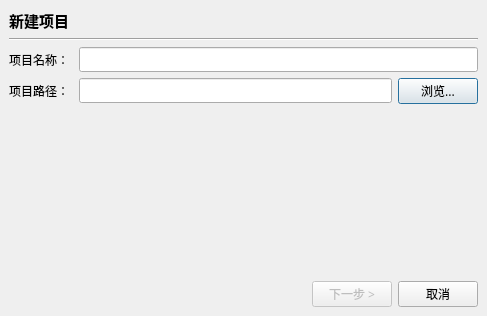
<?xml version="1.0" encoding="UTF-8"?>
<ui version="4.0">
 <class>DialogNewProject</class>
 <widget class="QDialog" name="DialogNewProject">
  <property name="geometry">
   <rect>
    <x>0</x>
    <y>0</y>
    <width>487</width>
    <height>316</height>
   </rect>
  </property>
  <property name="font">
   <font>
    <family>Microsoft YaHei</family>
   </font>
  </property>
  <property name="windowTitle">
   <string>新建项目</string>
  </property>
  <layout class="QGridLayout" name="gridLayout_3">
   <property name="leftMargin">
    <number>0</number>
   </property>
   <property name="topMargin">
    <number>0</number>
   </property>
   <property name="rightMargin">
    <number>0</number>
   </property>
   <property name="bottomMargin">
    <number>0</number>
   </property>
   <item row="0" column="0">
    <widget class="QStackedWidget" name="stackedWidget">
     <property name="font">
      <font>
       <family>Microsoft YaHei</family>
      </font>
     </property>
     <property name="currentIndex">
      <number>0</number>
     </property>
     <widget class="QWidget" name="page">
      <layout class="QGridLayout" name="gridLayout">
       <item row="4" column="0">
        <spacer name="verticalSpacer">
         <property name="orientation">
          <enum>Qt::Vertical</enum>
         </property>
         <property name="sizeHint" stdset="0">
          <size>
           <width>20</width>
           <height>40</height>
          </size>
         </property>
        </spacer>
       </item>
       <item row="1" column="0">
        <widget class="Line" name="line">
         <property name="orientation">
          <enum>Qt::Horizontal</enum>
         </property>
        </widget>
       </item>
       <item row="0" column="0">
        <widget class="QLabel" name="label">
         <property name="sizePolicy">
          <sizepolicy hsizetype="Preferred" vsizetype="Preferred">
           <horstretch>0</horstretch>
           <verstretch>0</verstretch>
          </sizepolicy>
         </property>
         <property name="font">
          <font>
           <family>Microsoft YaHei</family>
           <pointsize>11</pointsize>
           <bold>true</bold>
          </font>
         </property>
         <property name="text">
          <string>新建项目</string>
         </property>
        </widget>
       </item>
       <item row="2" column="0">
        <layout class="QHBoxLayout" name="horizontalLayout">
         <item>
          <widget class="QLabel" name="label_2">
           <property name="minimumSize">
            <size>
             <width>64</width>
             <height>0</height>
            </size>
           </property>
           <property name="font">
            <font>
             <family>Microsoft YaHei</family>
            </font>
           </property>
           <property name="text">
            <string>项目名称：</string>
           </property>
          </widget>
         </item>
         <item>
          <widget class="QLineEdit" name="lineEditProjectName">
           <property name="font">
            <font>
             <family>Microsoft YaHei</family>
            </font>
           </property>
          </widget>
         </item>
        </layout>
       </item>
       <item row="3" column="0">
        <layout class="QHBoxLayout" name="horizontalLayout_2">
         <item>
          <widget class="QLabel" name="label_3">
           <property name="minimumSize">
            <size>
             <width>64</width>
             <height>0</height>
            </size>
           </property>
           <property name="font">
            <font>
             <family>Microsoft YaHei</family>
            </font>
           </property>
           <property name="text">
            <string>项目路径：</string>
           </property>
          </widget>
         </item>
         <item>
          <widget class="QLineEdit" name="lineEditProjectPath">
           <property name="font">
            <font>
             <family>Microsoft YaHei</family>
            </font>
           </property>
           <property name="readOnly">
            <bool>true</bool>
           </property>
          </widget>
         </item>
         <item>
          <widget class="QPushButton" name="btnBrowse">
           <property name="font">
            <font>
             <family>Microsoft YaHei</family>
            </font>
           </property>
           <property name="text">
            <string>浏览...</string>
           </property>
          </widget>
         </item>
        </layout>
       </item>
       <item row="5" column="0">
        <layout class="QHBoxLayout" name="horizontalLayout_3">
         <item>
          <spacer name="horizontalSpacer">
           <property name="orientation">
            <enum>Qt::Horizontal</enum>
           </property>
           <property name="sizeHint" stdset="0">
            <size>
             <width>40</width>
             <height>20</height>
            </size>
           </property>
          </spacer>
         </item>
         <item>
          <widget class="QPushButton" name="btnOK1">
           <property name="enabled">
            <bool>false</bool>
           </property>
           <property name="font">
            <font>
             <family>Microsoft YaHei</family>
            </font>
           </property>
           <property name="text">
            <string>下一步 &gt;</string>
           </property>
          </widget>
         </item>
         <item>
          <widget class="QPushButton" name="btnCancel1">
           <property name="font">
            <font>
             <family>Microsoft YaHei</family>
            </font>
           </property>
           <property name="text">
            <string>取消</string>
           </property>
          </widget>
         </item>
        </layout>
       </item>
      </layout>
     </widget>
     <widget class="QWidget" name="page_2">
      <layout class="QGridLayout" name="gridLayout_2">
       <item row="0" column="0">
        <widget class="QLabel" name="label_7">
         <property name="font">
          <font>
           <family>Microsoft YaHei</family>
           <pointsize>11</pointsize>
           <bold>true</bold>
          </font>
         </property>
         <property name="text">
          <string>屏幕尺寸</string>
         </property>
        </widget>
       </item>
       <item row="1" column="0" colspan="2">
        <widget class="Line" name="line_3">
         <property name="orientation">
          <enum>Qt::Horizontal</enum>
         </property>
        </widget>
       </item>
       <item row="3" column="0">
        <widget class="QLabel" name="label_4">
         <property name="font">
          <font>
           <family>Microsoft YaHei</family>
           <pointsize>11</pointsize>
           <bold>true</bold>
          </font>
         </property>
         <property name="text">
          <string>取模方式</string>
         </property>
        </widget>
       </item>
       <item row="4" column="0" colspan="2">
        <widget class="Line" name="line_2">
         <property name="orientation">
          <enum>Qt::Horizontal</enum>
         </property>
        </widget>
       </item>
       <item row="5" column="0">
        <layout class="QVBoxLayout" name="verticalLayout">
         <item>
          <layout class="QHBoxLayout" name="horizontalLayout_5">
           <item>
            <widget class="QLabel" name="label_5">
             <property name="maximumSize">
              <size>
               <width>64</width>
               <height>16777215</height>
              </size>
             </property>
             <property name="font">
              <font>
               <family>Microsoft YaHei</family>
              </font>
             </property>
             <property name="text">
              <string>取模走向：</string>
             </property>
            </widget>
           </item>
           <item>
            <widget class="QRadioButton" name="radioButton_LSB">
             <property name="font">
              <font>
               <family>Microsoft YaHei</family>
              </font>
             </property>
             <property name="text">
              <string>逆向(LSB)</string>
             </property>
            </widget>
           </item>
           <item>
            <widget class="QRadioButton" name="radioButton_MSB">
             <property name="font">
              <font>
               <family>Microsoft YaHei</family>
              </font>
             </property>
             <property name="text">
              <string>顺向(MSB)</string>
             </property>
            </widget>
           </item>
          </layout>
         </item>
         <item>
          <layout class="QHBoxLayout" name="horizontalLayout_6">
           <item>
            <widget class="QLabel" name="label_6">
             <property name="maximumSize">
              <size>
               <width>64</width>
               <height>16777215</height>
              </size>
             </property>
             <property name="font">
              <font>
               <family>Microsoft YaHei</family>
              </font>
             </property>
             <property name="text">
              <string>取模方式：</string>
             </property>
            </widget>
           </item>
           <item>
            <widget class="QRadioButton" name="radioButton_ZL">
             <property name="font">
              <font>
               <family>Microsoft YaHei</family>
              </font>
             </property>
             <property name="text">
              <string>逐列</string>
             </property>
            </widget>
           </item>
           <item>
            <widget class="QRadioButton" name="radioButton_ZH">
             <property name="font">
              <font>
               <family>Microsoft YaHei</family>
              </font>
             </property>
             <property name="text">
              <string>逐行</string>
             </property>
            </widget>
           </item>
           <item>
            <widget class="QRadioButton" name="radioButton_LH">
             <property name="font">
              <font>
               <family>Microsoft YaHei</family>
              </font>
             </property>
             <property name="text">
              <string>列行</string>
             </property>
            </widget>
           </item>
           <item>
            <widget class="QRadioButton" name="radioButton_HL">
             <property name="font">
              <font>
               <family>Microsoft YaHei</family>
              </font>
             </property>
             <property name="text">
              <string>行列</string>
             </property>
            </widget>
           </item>
          </layout>
         </item>
         <item>
          <spacer name="verticalSpacer_3">
           <property name="orientation">
            <enum>Qt::Vertical</enum>
           </property>
           <property name="sizeHint" stdset="0">
            <size>
             <width>20</width>
             <height>40</height>
            </size>
           </property>
          </spacer>
         </item>
        </layout>
       </item>
       <item row="5" column="1">
        <widget class="LatticeShow" name="widget" native="true">
         <property name="minimumSize">
          <size>
           <width>115</width>
           <height>115</height>
          </size>
         </property>
         <property name="maximumSize">
          <size>
           <width>115</width>
           <height>115</height>
          </size>
         </property>
         <property name="cursor">
          <cursorShape>ArrowCursor</cursorShape>
         </property>
        </widget>
       </item>
       <item row="6" column="0">
        <spacer name="verticalSpacer_4">
         <property name="orientation">
          <enum>Qt::Vertical</enum>
         </property>
         <property name="sizeHint" stdset="0">
          <size>
           <width>20</width>
           <height>40</height>
          </size>
         </property>
        </spacer>
       </item>
       <item row="2" column="0">
        <layout class="QHBoxLayout" name="horizontalLayout_7">
         <item>
          <widget class="QLabel" name="label_8">
           <property name="minimumSize">
            <size>
             <width>48</width>
             <height>0</height>
            </size>
           </property>
           <property name="maximumSize">
            <size>
             <width>16777215</width>
             <height>16777215</height>
            </size>
           </property>
           <property name="text">
            <string>宽度：</string>
           </property>
          </widget>
         </item>
         <item>
          <widget class="QUnitSpinBox" name="spinBoxwidth">
           <property name="font">
            <font>
             <family>Microsoft YaHei</family>
            </font>
           </property>
           <property name="minimum">
            <number>1</number>
           </property>
           <property name="maximum">
            <number>1024</number>
           </property>
          </widget>
         </item>
         <item>
          <spacer name="horizontalSpacer_3">
           <property name="orientation">
            <enum>Qt::Horizontal</enum>
           </property>
           <property name="sizeType">
            <enum>QSizePolicy::Minimum</enum>
           </property>
           <property name="sizeHint" stdset="0">
            <size>
             <width>30</width>
             <height>20</height>
            </size>
           </property>
          </spacer>
         </item>
         <item>
          <widget class="QLabel" name="label_9">
           <property name="minimumSize">
            <size>
             <width>48</width>
             <height>0</height>
            </size>
           </property>
           <property name="maximumSize">
            <size>
             <width>16777215</width>
             <height>16777215</height>
            </size>
           </property>
           <property name="text">
            <string>高度：</string>
           </property>
          </widget>
         </item>
         <item>
          <widget class="QUnitSpinBox" name="spinBoxHeight">
           <property name="font">
            <font>
             <family>Microsoft YaHei</family>
            </font>
           </property>
           <property name="minimum">
            <number>1</number>
           </property>
           <property name="maximum">
            <number>1024</number>
           </property>
          </widget>
         </item>
        </layout>
       </item>
       <item row="7" column="0" colspan="2">
        <layout class="QHBoxLayout" name="horizontalLayout_4">
         <item>
          <spacer name="horizontalSpacer_2">
           <property name="orientation">
            <enum>Qt::Horizontal</enum>
           </property>
           <property name="sizeHint" stdset="0">
            <size>
             <width>40</width>
             <height>20</height>
            </size>
           </property>
          </spacer>
         </item>
         <item>
          <widget class="QPushButton" name="btnLastStep">
           <property name="font">
            <font>
             <family>Microsoft YaHei</family>
            </font>
           </property>
           <property name="text">
            <string>&lt; 上一步</string>
           </property>
          </widget>
         </item>
         <item>
          <widget class="QPushButton" name="btnOK2">
           <property name="enabled">
            <bool>false</bool>
           </property>
           <property name="font">
            <font>
             <family>Microsoft YaHei</family>
            </font>
           </property>
           <property name="text">
            <string>确定</string>
           </property>
          </widget>
         </item>
         <item>
          <widget class="QPushButton" name="btnCancel2">
           <property name="font">
            <font>
             <family>Microsoft YaHei</family>
            </font>
           </property>
           <property name="text">
            <string>取消</string>
           </property>
          </widget>
         </item>
        </layout>
       </item>
      </layout>
     </widget>
    </widget>
   </item>
  </layout>
 </widget>
 <customwidgets>
  <customwidget>
   <class>QUnitSpinBox</class>
   <extends>QSpinBox</extends>
   <header location="global">custom/qunitspinbox.h</header>
  </customwidget>
  <customwidget>
   <class>LatticeShow</class>
   <extends>QWidget</extends>
   <header location="global">custom/latticeshow.h</header>
   <container>1</container>
  </customwidget>
 </customwidgets>
 <resources/>
 <connections>
  <connection>
   <sender>btnCancel1</sender>
   <signal>clicked()</signal>
   <receiver>DialogNewProject</receiver>
   <slot>reject()</slot>
   <hints>
    <hint type="sourcelabel">
     <x>445</x>
     <y>328</y>
    </hint>
    <hint type="destinationlabel">
     <x>247</x>
     <y>174</y>
    </hint>
   </hints>
  </connection>
  <connection>
   <sender>btnCancel2</sender>
   <signal>clicked()</signal>
   <receiver>DialogNewProject</receiver>
   <slot>reject()</slot>
   <hints>
    <hint type="sourcelabel">
     <x>445</x>
     <y>328</y>
    </hint>
    <hint type="destinationlabel">
     <x>247</x>
     <y>174</y>
    </hint>
   </hints>
  </connection>
  <connection>
   <sender>btnOK2</sender>
   <signal>clicked()</signal>
   <receiver>DialogNewProject</receiver>
   <slot>accept()</slot>
   <hints>
    <hint type="sourcelabel">
     <x>359</x>
     <y>328</y>
    </hint>
    <hint type="destinationlabel">
     <x>247</x>
     <y>174</y>
    </hint>
   </hints>
  </connection>
 </connections>
</ui>
